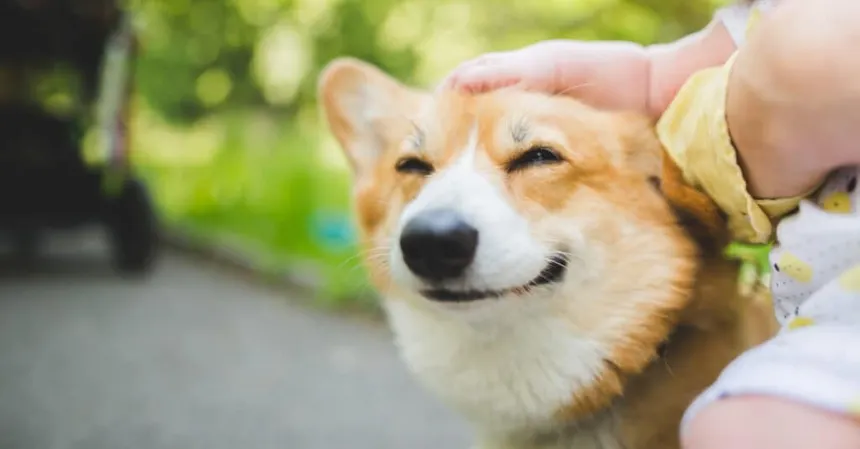
#> input picture images/inputs/dog image.webp, 860 x 449 px
$ python tempCodeRunnerFile.py
#> lines starting #> are read from the running program, lines starting #| are printed output that depends on the picture
### src/image_io.py
from PIL import Image

def load_image(path):
#> called with path = 'images/inputs/dog image.webp'
    img=Image.open(path)
#> img is the input picture: PIL image 860x449 RGB; mean R, G, B 159.4, 155.1, 122.7
    return img

def save_image(image,path):
    image.save(path)

### src/preprocessing.py
from PIL import Image
def convert_to_grayscale(image):
    return image.convert("L")

def resize_image(image, width, height):
#> called with width = 512, height = 512
    return image.resize((width, height))
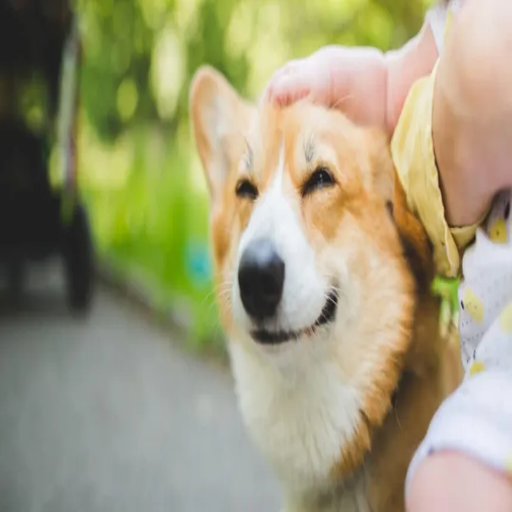
#> returned value: PIL image 512x512 RGB; mean R, G, B 159.4, 155.1, 122.7

### tempCodeRunnerFile.py
from src.image_io import load_image, save_image
from src.preprocessing import resize_image, convert_to_grayscale

img = load_image("images/inputs/dog image.webp")
resized = resize_image(img, 512, 512)
new_img=convert_to_grayscale(resized)
#> in convert_to_grayscale, `return image.convert("L")`:
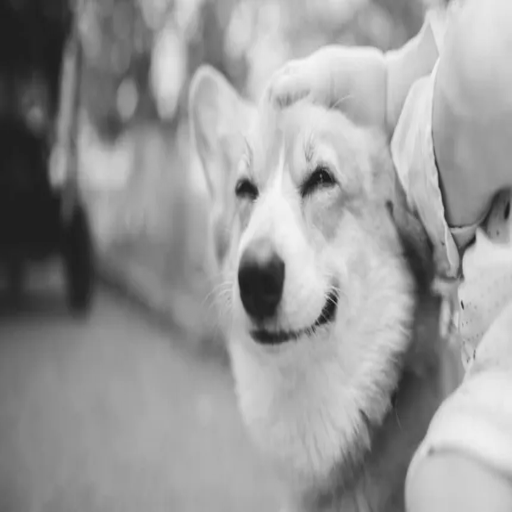
#> returned value: PIL image 512x512 L; min 26, max 246, mean 152.7
save_image(new_img, "images/outputs/resized.png")

print("Image resized successfully!")
